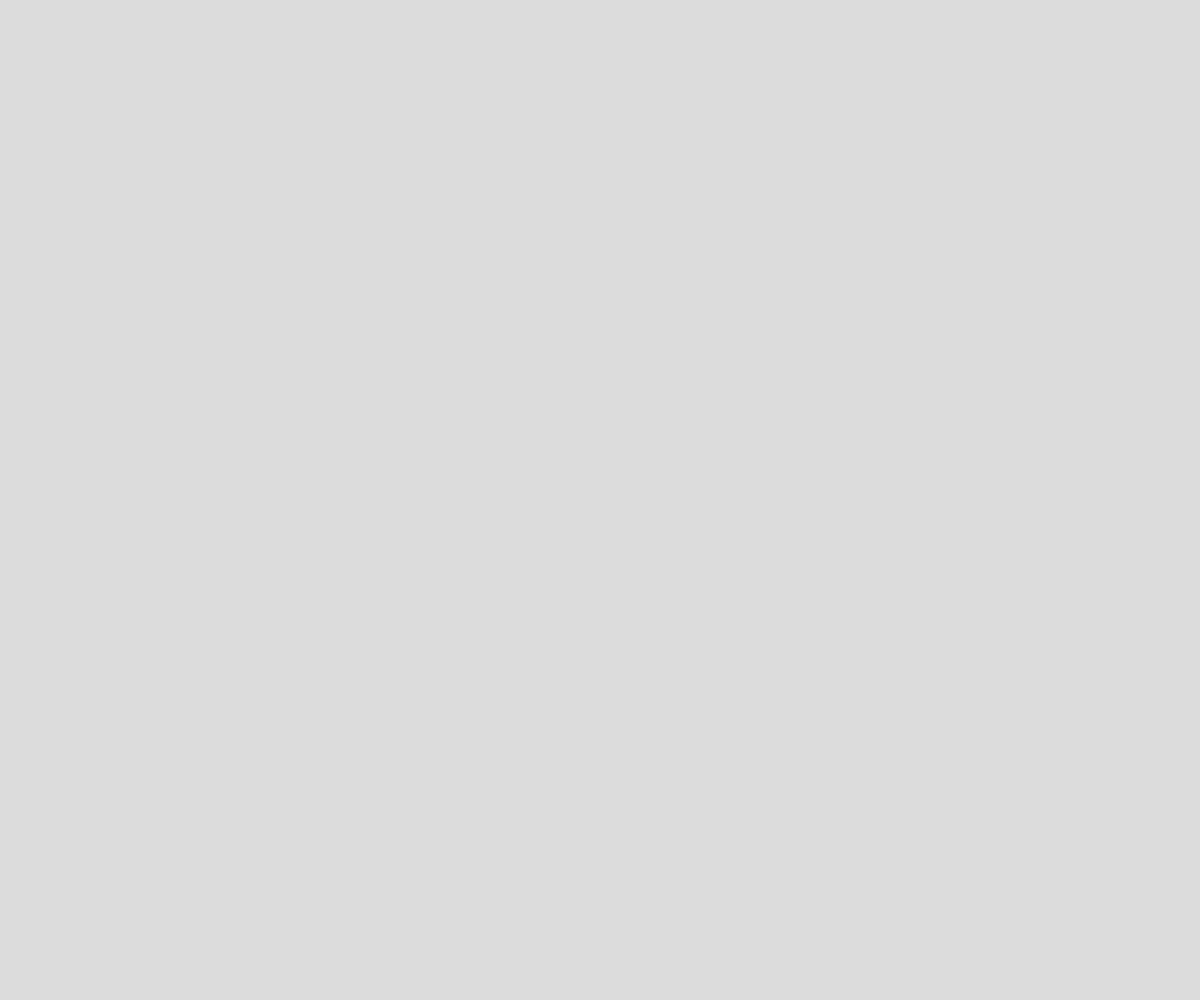
Frame 1 (no input)
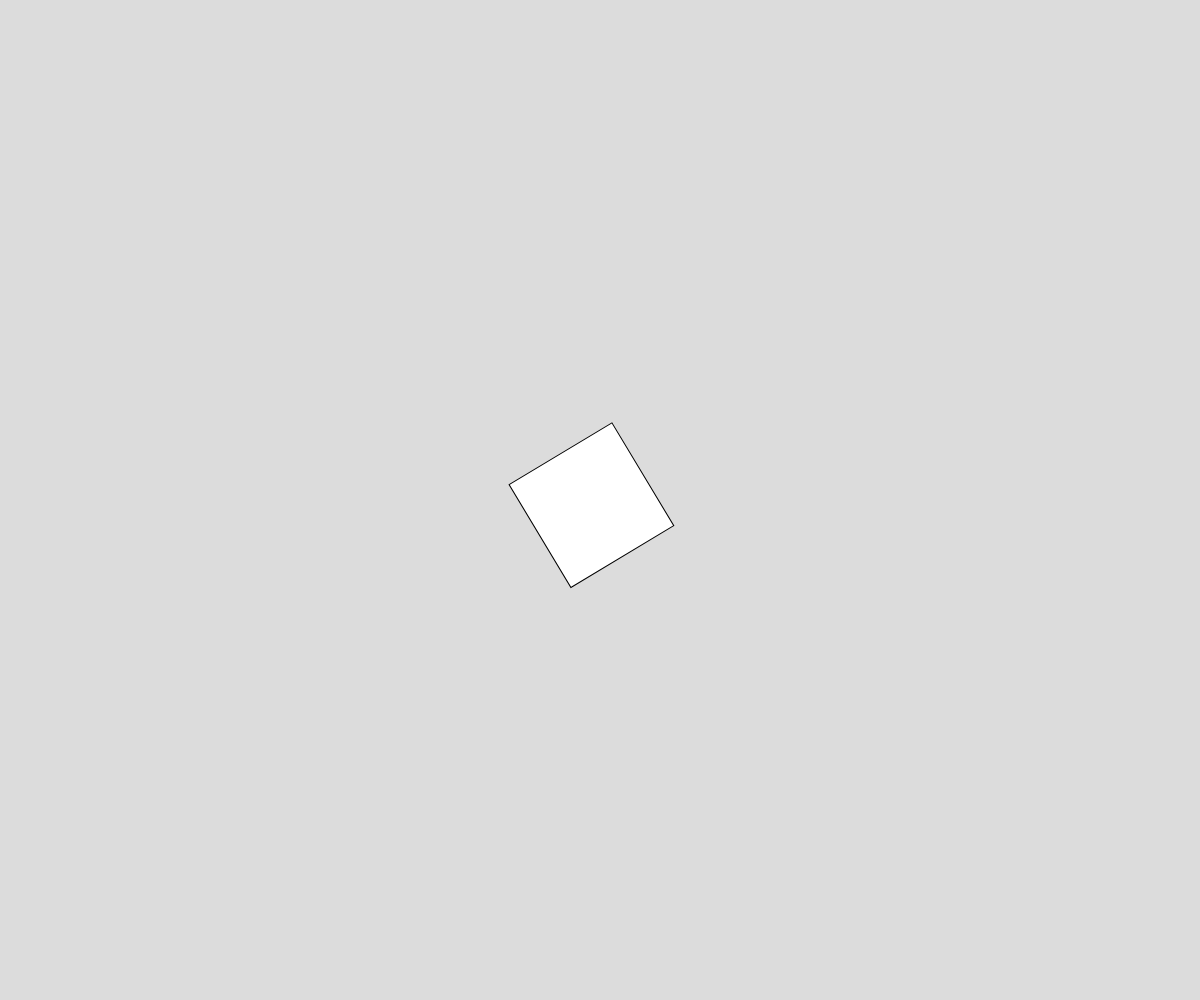
Frame 60 (no input)
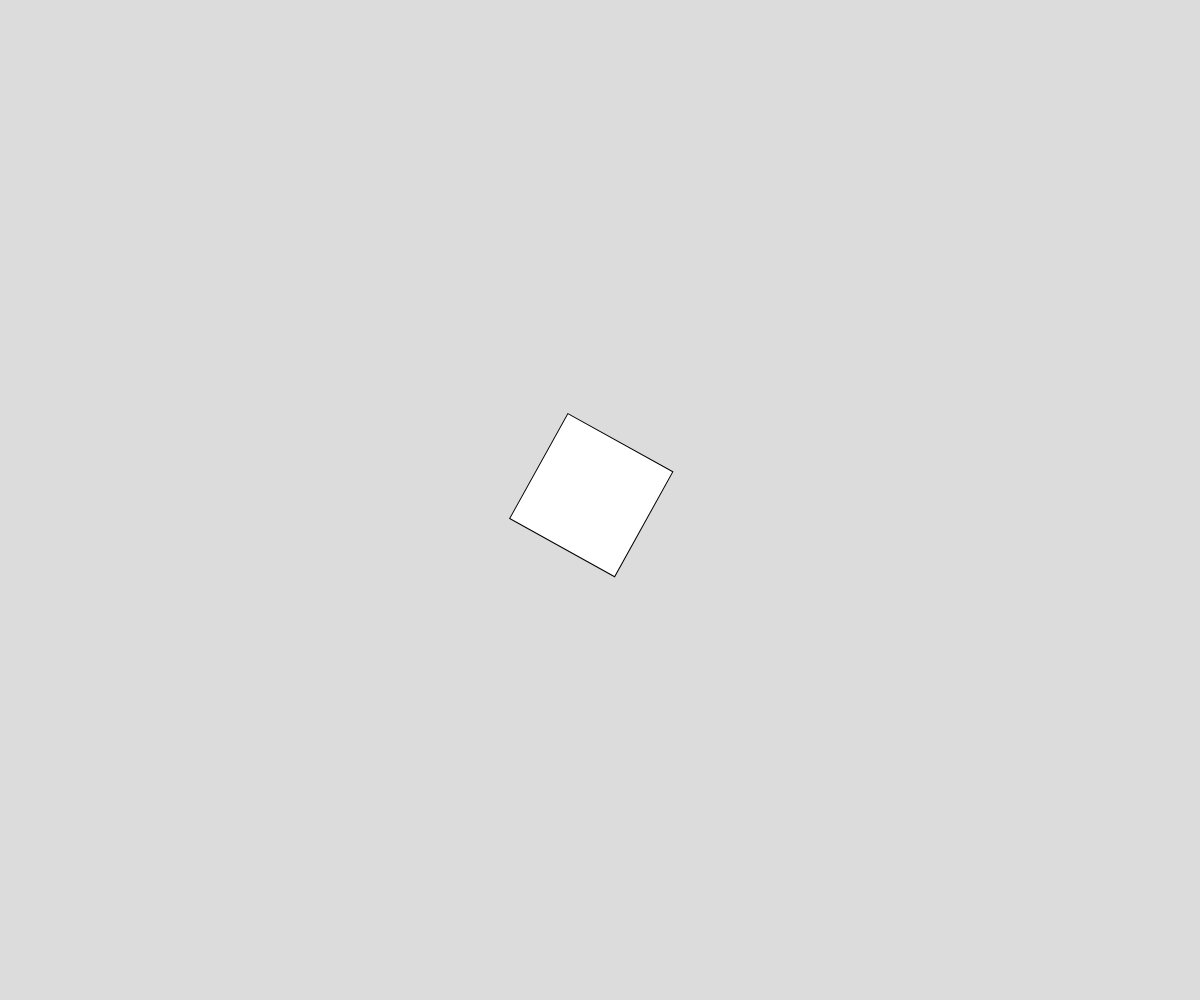
Frame 120 (the mouse pressed at the canvas centre since frame 60)

The p5.js sketch that drew these frames (run headless with seeded random() and noise() and a simulated clock; from frame 60 on, the mouse is pressed at the canvas centre):

// p5.js sketch
// ── sketch.js
// Snake
// Ahnaaf Islam
// March 12, Thursday, 2026
//

//Globals
let x, y;
let posList = [];
let NUM_SEGMENTS = 210;


function setup() {
  createCanvas(windowWidth, windowHeight);
  rectMode(CENTER); angleMode(DEGREES);
  x = width/2; y = height/2;
  for(let i = 0; i > NUM_SEGMENTS; i++){
    posList.push({x:x, y:y, r:frameCount});

  }
}



function renderSnake(){
  for(let p of posList){
    push()
    translate(p.x, p.y);
    rotate(p.r);
    square(0,10,120);
    pop();
    p.r += 2;
   
  }
}

function move(){
  if(keyIsDown(LEFT_ARROW)) x-=4;
  if(keyIsDown(RIGHT_ARROW)) x+=4;
  if(keyIsDown(UP_ARROW)) y-=4;
  if(keyIsDown(DOWN_ARROW)) y+=4;
  posList.splice(0,1);
  posList.push({x:x, y:y, r:frameCount});
}



function draw() {
  background(220);
  renderSnake();
  move();
}
